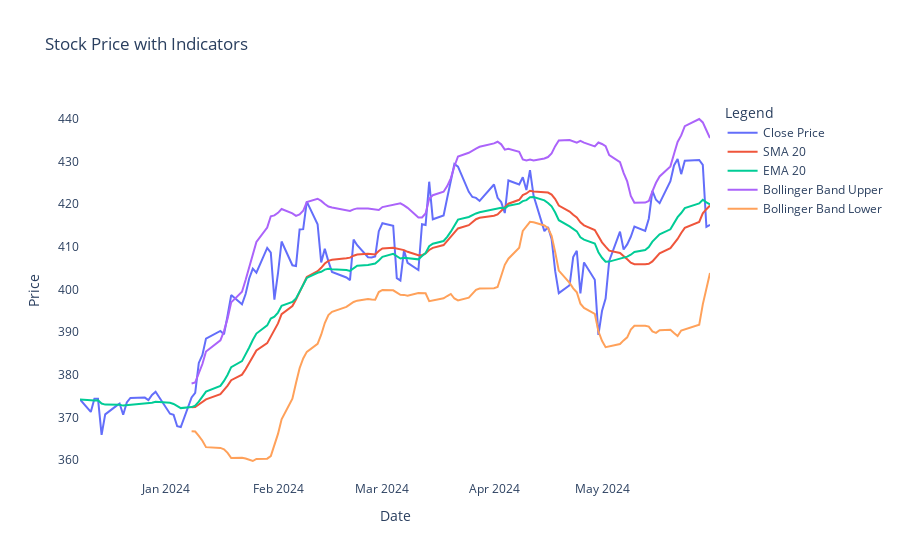

The cell this chart's notebook holds for it:
### Markdown cell above
Plot different indicators

### Code cell
# Calculate the indicators
df['SMA_20'] = df['Close'].rolling(window=20).mean()  # Simple Moving Average
df['EMA_20'] = df['Close'].ewm(span=20, adjust=False).mean()  # Exponential Moving Average
df['Bollinger_Band_Upper'] = df['Close'].rolling(window=20).mean() + 2*df['Close'].rolling(window=20).std()  # Bollinger Band Upper
df['Bollinger_Band_Lower'] = df['Close'].rolling(window=20).mean() - 2*df['Close'].rolling(window=20).std()  # Bollinger Band Lower

# Create a figure with multiple subplots
fig = go.Figure(data=[go.Scatter(x=df['Date'], y=df['Close'], name='Close Price')])

# Add the indicators
fig.add_trace(go.Scatter(x=df['Date'], y=df['SMA_20'], name='SMA 20'))
fig.add_trace(go.Scatter(x=df['Date'], y=df['EMA_20'], name='EMA 20'))
fig.add_trace(go.Scatter(x=df['Date'], y=df['Bollinger_Band_Upper'], name='Bollinger Band Upper'))
fig.add_trace(go.Scatter(x=df['Date'], y=df['Bollinger_Band_Lower'], name='Bollinger Band Lower'))

# Set the layout
fig.update_layout(title='Stock Price with Indicators',
                  xaxis_title='Date',
                  yaxis_title='Price',
                  legend_title='Legend',plot_bgcolor='white',
                  paper_bgcolor='white')

# Show the plot
fig.show()
